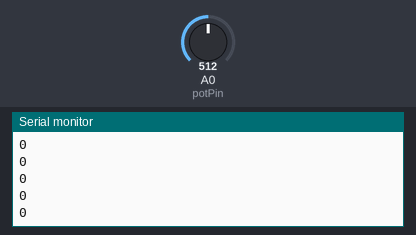
The sketch below on a simulated Arduino Uno, built with avr-gcc and run on an emulated ATmega328P. Shown: the last lines printed to the serial monitor. Inputs (shaded band) come from the test bench; at power-on: A0 (potPin) = 512.

Above: at 1.2 s.
1.3 s: A0 (potPin) set to 716
At 1.31 s:
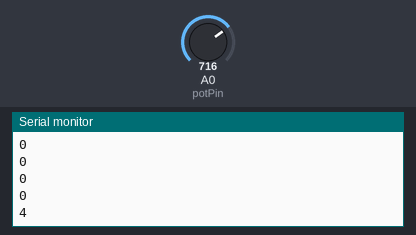
2.8 s: A0 (potPin) set to 900
At 2.81 s:
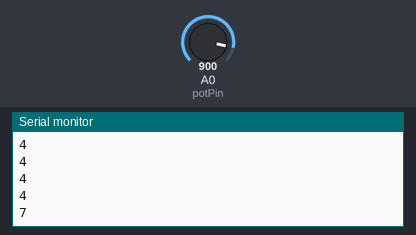
Timing chart, 0 to 5.8 s (numbered marks = the images above; inputs shaded):
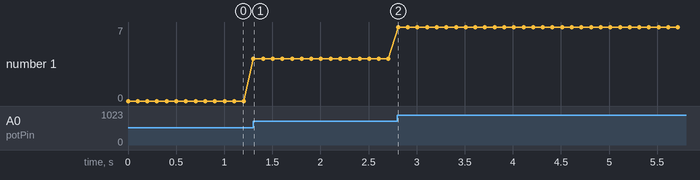

Measured:
- after the input at 1.3 s, the serial monitor: prints a new line at once (image 1)
- after the input at 2.8 s, the serial monitor: prints a new line at once (image 2)
- plotted number 1: 0 → 4 after the input at 1.3 s, 4 → 7 after the input at 2.8 s

The sketch:

sketch_potread.ino
```cpp
int const potPin = A0;
int potval;
int angle;

void setup() {
  // put your setup code here, to run once:
  Serial.begin(9600);

}

void loop() {
  // put your main code here, to run repeatedly:
  potval = analogRead(potPin);
  angle = map(potval,1023,0,0,179);
  angle = angle -90;
  if(abs(angle) < 9) angle = 0;
  angle = angle * 10 / 90;
  angle = -angle;
  Serial.println(angle);
  delay(100);

}
```
